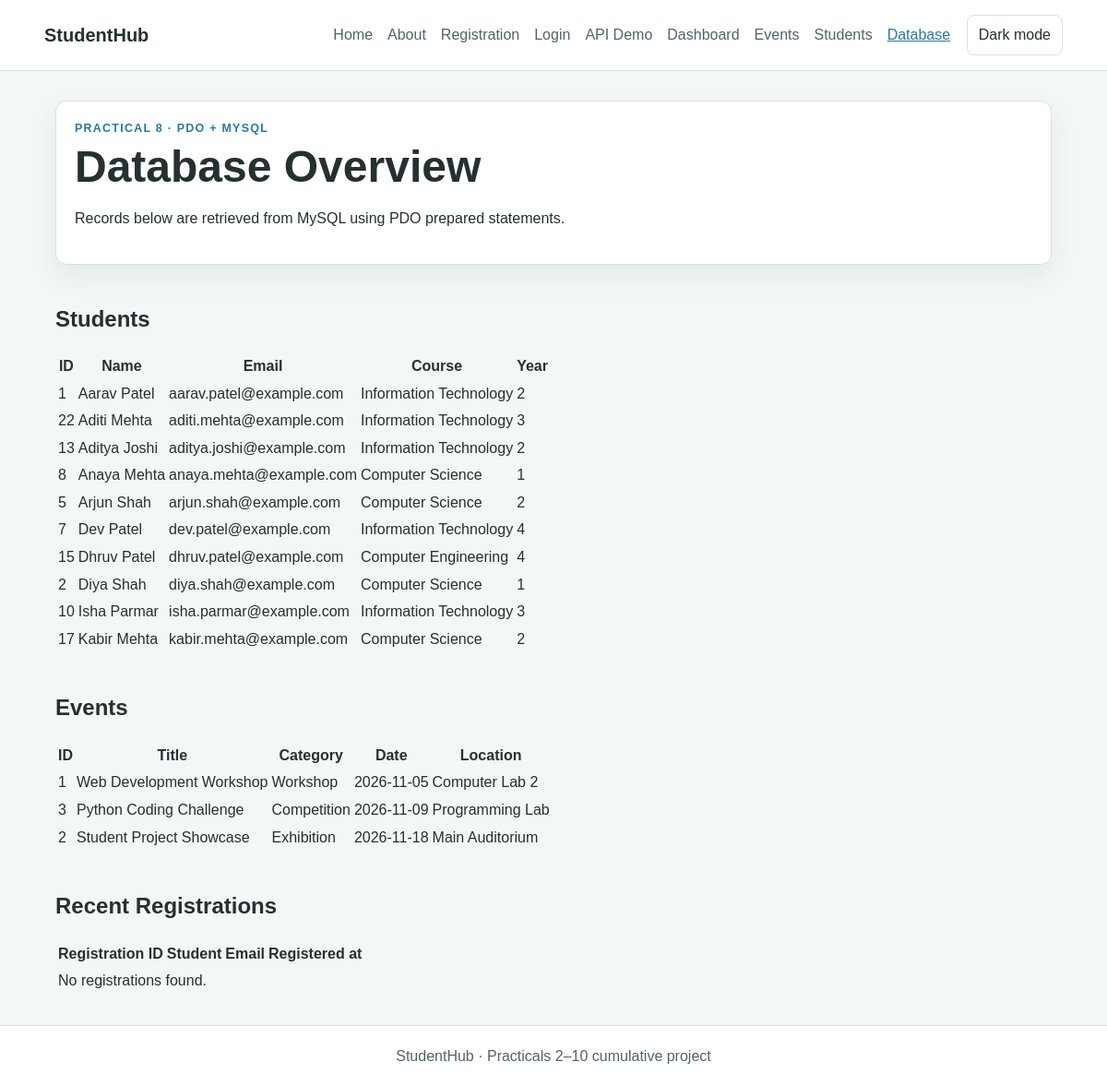
The page /database.php on the database its author committed.
### tables this page shows
CREATE TABLE IF NOT EXISTS students (
    student_id INT UNSIGNED AUTO_INCREMENT PRIMARY KEY,
    full_name VARCHAR(100) NOT NULL,
    email VARCHAR(150) NOT NULL UNIQUE,
    mobile VARCHAR(16) NOT NULL,
    course VARCHAR(100) NOT NULL,
    study_year TINYINT UNSIGNED NOT NULL,
    gender VARCHAR(30) NOT NULL,
    password_hash VARCHAR(255) NOT NULL,
    role ENUM('student','admin') NOT NULL DEFAULT 'student',
    remember_token_hash CHAR(64) DEFAULT NULL,
    remember_token_expires DATETIME DEFAULT NULL,
    last_login_at DATETIME DEFAULT NULL,
    created_at TIMESTAMP NOT NULL DEFAULT CURRENT_TIMESTAMP,
    CONSTRAINT chk_students_year CHECK (study_year BETWEEN 1 AND 4)
);

CREATE TABLE IF NOT EXISTS events (
    event_id INT UNSIGNED AUTO_INCREMENT PRIMARY KEY,
    title VARCHAR(150) NOT NULL,
    category VARCHAR(60) NOT NULL,
    event_date DATE NOT NULL,
    location VARCHAR(150) NOT NULL,
    description TEXT NOT NULL,
    organizer VARCHAR(120) NOT NULL,
    created_at TIMESTAMP NOT NULL DEFAULT CURRENT_TIMESTAMP
);

### database.php (the view, shortened to what this page needs)
<?php
require_once __DIR__ . "/db.php";
$students = [];
$events = [];
$registrations = [];
try {
    $studentStmt = $pdo->prepare("SELECT student_id, full_name, email, course, study_year FROM students ORDER BY full_name LIMIT :limit");
    $studentStmt->bindValue(":limit", 10, PDO::PARAM_INT);
    $studentStmt->execute();
    $students = $studentStmt->fetchAll();
    $eventStmt = $pdo->prepare("SELECT event_id, title, category, event_date, location FROM events ORDER BY event_date LIMIT :limit");
    $eventStmt->bindValue(":limit", 10, PDO::PARAM_INT);
    $eventStmt->execute();
    $events = $eventStmt->fetchAll();
    $registrationStmt = $pdo->prepare(
        "SELECT r.registration_id, s.full_name, s.email, r.registration_date
         FROM registrations r JOIN students s ON r.student_id = s.student_id
         ORDER BY r.registration_date DESC LIMIT :limit"
    );
    $registrationStmt->bindValue(":limit", 10, PDO::PARAM_INT);
    $registrationStmt->execute();
    $registrations = $registrationStmt->fetchAll();
} catch (PDOException $exception) {
    error_log("StudentHub database page query failed: " . $exception->getMessage());
    $errorMessage = "Could not load database records. Verify that database/studenthub.sql has been imported.";
}
function e($value) { return htmlspecialchars((string)$value, ENT_QUOTES | ENT_SUBSTITUTE, "UTF-8"); }
?>
<!DOCTYPE html>
<html lang="en">
<head>
<link rel="stylesheet" href="css/style.css">
</head>
<body>
<header class="site-header"><div class="header-inner">
<a class="site-title" href="index.html">StudentHub</a>
<nav id="main-nav" class="main-nav" aria-label="Main navigation">
<a href="index.html">Home</a><a href="about.html">About</a><a href="register.php">Registration</a><a href="login.php">Login</a><a href="api_demo.php">API Demo</a><a href="dashboard.php">Dashboard</a><a href="events.html">Events</a><a href="students.html">Students</a><a href="database.php" aria-current="page">Database</a>
</nav><button class="theme-toggle" id="theme-toggle" type="button" aria-pressed="false">Dark mode</button>
</div></header>
<main class="page-container">
<section class="intro-panel"><p class="eyebrow">Practical 8 · PDO + MySQL</p><h1>Database Overview</h1><p>Records below are retrieved from MySQL using PDO prepared statements.</p></section>
<section class="section-block"><h2>Students</h2><div class="table-wrap"><table><thead><tr><th>ID</th><th>Name</th><th>Email</th><th>Course</th><th>Year</th></tr></thead><tbody>
<?php foreach ($students as $row): ?><tr><td><?= e($row["student_id"]) ?></td><td><?= e($row["full_name"]) ?></td><td><?= e($row["email"]) ?></td><td><?= e($row["course"]) ?></td><td><?= e($row["study_year"]) ?></td></tr><?php endforeach; ?>
<?php if (!$students): ?><tr><td colspan="5">No student records found.</td></tr><?php endif; ?></tbody></table></div></section>
<section class="section-block"><h2>Events</h2><div class="table-wrap"><table><thead><tr><th>ID</th><th>Title</th><th>Category</th><th>Date</th><th>Location</th></tr></thead><tbody>
<?php foreach ($events as $row): ?><tr><td><?= e($row["event_id"]) ?></td><td><?= e($row["title"]) ?></td><td><?= e($row["category"]) ?></td><td><?= e($row["event_date"]) ?></td><td><?= e($row["location"]) ?></td></tr><?php endforeach; ?>
<?php if (!$events): ?><tr><td colspan="5">No event records found.</td></tr><?php endif; ?></tbody></table></div></section>
<section class="section-block"><h2>Recent Registrations</h2><div class="table-wrap"><table><thead><tr><th>Registration ID</th><th>Student</th><th>Email</th><th>Registered at</th></tr></thead><tbody>
<?php if (!$registrations): ?><tr><td colspan="4">No registrations found.</td></tr><?php endif; ?></tbody></table></div></section>
</main>
<footer class="site-footer"><p>StudentHub · Practicals 2–10 cumulative project</p></footer>
</body></html>

### css/style.css (style rules this page uses)
* { box-sizing:border-box }
:root { color-scheme:light;--page:#f4f7f8;--surface:#fff;--text:#253031;--muted:#526468;--primary:#2978a0;--primary-dark:#315659;--soft:#c6e0ff;--border:#d8e1e4;--error:#b42318;--success:#187443;--shadow:0 12px 30px rgba(37,48,49,.08) }
body { margin:0;background:var(--page);color:var(--text);font-family:Arial,Helvetica,sans-serif;line-height:1.6;transition:background-color 180ms ease,color 180ms ease }
button,input,select,textarea { font:inherit }
button { cursor:pointer }
a { color:var(--primary) }
.site-header { background:var(--surface);border-bottom:1px solid var(--border) }
.header-inner { display:flex;align-items:center;gap:1.1rem;padding:1rem 4% }
.site-title { color:var(--text);font-size:1.25rem;font-weight:700;text-decoration:none;white-space:nowrap }
.main-nav { display:flex;flex-wrap:wrap;gap:1rem;margin-left:auto }
.main-nav a { color:var(--muted);text-decoration:none }
.main-nav a:hover,.main-nav a[aria-current=page] { color:var(--primary);text-decoration:underline }
.theme-toggle,.menu-toggle,.slider-controls button,.secondary-button { border:1px solid var(--border);border-radius:8px;padding:.5rem .75rem;background:var(--surface);color:var(--text) }
.page-container { width:min(1080px,92%);margin:2rem auto;min-height:65vh }
.welcome-panel h1,.intro-panel h1 { margin:.2rem 0 .75rem;font-size:clamp(2rem,5vw,3rem);line-height:1.15 }
.welcome-panel p,.intro-panel p { max-width:650px }
.eyebrow { margin:0;color:var(--primary);font-size:.78rem;font-weight:700;letter-spacing:.1em;text-transform:uppercase }
.section-block { margin-top:2.5rem }
.section-block h2 { margin:.2rem 0 1rem }
.content-card,.intro-panel,.form-panel,.event-card { padding:1.25rem;background:var(--surface);border:1px solid var(--border);border-radius:12px;box-shadow:var(--shadow);transition:transform 180ms ease,border-color 180ms ease,box-shadow 180ms ease }
.site-footer { padding:1.25rem 4%;background:var(--surface);border-top:1px solid var(--border);color:var(--muted);text-align:center }
.site-footer p { margin:0 }
.table-wrap { overflow-x:auto }

### rows shown on the page
students: student_id "1", full_name "Aarav Patel", email "aarav.patel@example.com", course "Information Technology", study_year "2"
students: student_id "22", full_name "Aditi Mehta", email "aditi.mehta@example.com", course "Information Technology", study_year "3"
students: student_id "13", full_name "Aditya Joshi", email "aditya.joshi@example.com", course "Information Technology", study_year "2"
students: student_id "8", full_name "Anaya Mehta", email "anaya.mehta@example.com", course "Computer Science", study_year "1"
students: student_id "5", full_name "Arjun Shah", email "arjun.shah@example.com", course "Computer Science", study_year "2"
students: student_id "7", full_name "Dev Patel", email "dev.patel@example.com", course "Information Technology", study_year "4"
students: student_id "15", full_name "Dhruv Patel", email "dhruv.patel@example.com", course "Computer Engineering", study_year "4"
students: student_id "2", full_name "Diya Shah", email "diya.shah@example.com", course "Computer Science", study_year "1"
students: student_id "10", full_name "Isha Parmar", email "isha.parmar@example.com", course "Information Technology", study_year "3"
students: student_id "17", full_name "Kabir Mehta", email "kabir.mehta@example.com", course "Computer Science", study_year "2"
events: event_id "1", title "Web Development Workshop", category "Workshop", event_date "2026-11-05", location "Computer Lab 2"
events: event_id "3", title "Python Coding Challenge", category "Competition", event_date "2026-11-09", location "Programming Lab"
events: event_id "2", title "Student Project Showcase", category "Exhibition", event_date "2026-11-18", location "Main Auditorium"
